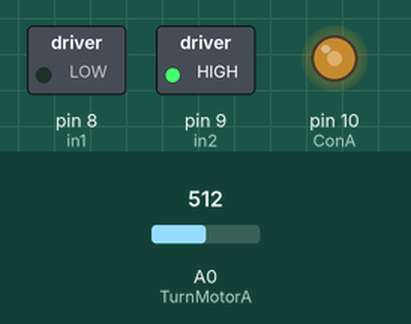
Bench run of a sketch on a simulated Arduino Uno, built with avr-gcc and run on an emulated ATmega328P. Parts: switched loads named in the sketch (green lamp = pin HIGH), output pins drawn as LEDs (lit = HIGH). Inputs (shaded band) come from the test bench; at power-on: A0 (TurnMotorA) = 512.

Above: at 1.2 s.
1.3 s: A0 (TurnMotorA) set to 716
At 1.6 s:
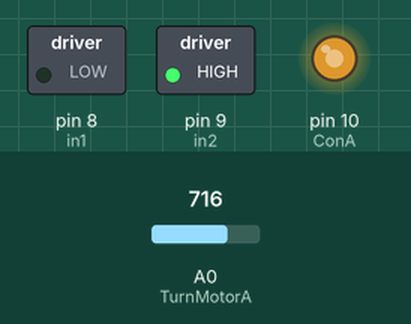
2.8 s: A0 (TurnMotorA) set to 900
At 3.9 s:
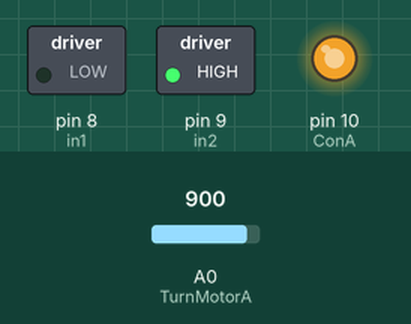
4.3 s: A0 (TurnMotorA) set to 122
At 5.0 s:
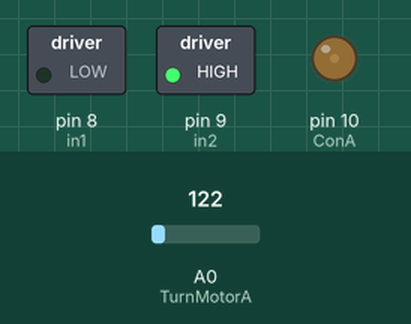
5.8 s: A0 (TurnMotorA) set to 0
At 6.2 s:
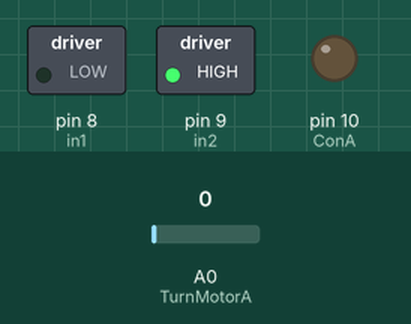
Timing chart, 0 to 8.3 s (numbered marks = the images above; inputs shaded):
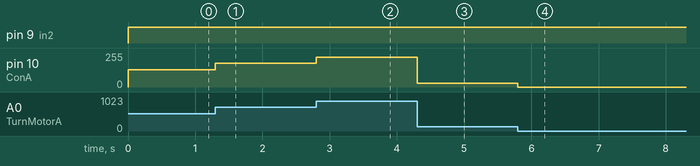

The sketch:

DCMotorControlWithPotenciometerAndArduino.ino
```cpp
//Code is to control the speed of a DC motor by a potentiometer using l298n driver
//We read the value from the analog input, calibrate it then inject to the module
//References: Surtrtech youtube channel and https://www.instructables.com/

//Declaring where our module is wired : IN1 <-> pin 8 / IN2 <-> pin 9
int in1 = 8;
int in2 = 9;
// ENA <-> pin 10
int ConA = 10;
//speed1 variable
int speed1;

void setup() {
  //pin setup
  pinMode(8, OUTPUT);
  pinMode(9, OUTPUT);
  pinMode(10, OUTPUT);
}

void TurnMotorA(){ //Function - control the direction and speed
  //HIGH and LOW values: set direction
  digitalWrite(in1, LOW);
  digitalWrite(in2, HIGH);
  //set speed based on analog value from potenciometer
  speed1 = analogRead(A0);
  speed1 = speed1*0.25; //0.25 - empirically estipulated value
  analogWrite(ConA,speed1);// Then inject it to DC motor
}

void loop() {
  TurnMotorA(); //function keeps looping
}
```

Measured:
- after the input at 1.3 s, pin 10 (ConA): 128/255 → 179/255 at once
- after the input at 2.8 s, pin 10 (ConA): 179/255 → 225/255 at once
- after the input at 4.3 s, pin 10 (ConA): 225/255 → 30/255 at once
- after the input at 5.8 s, pin 10 (ConA): 30/255 → 0/255 at once
